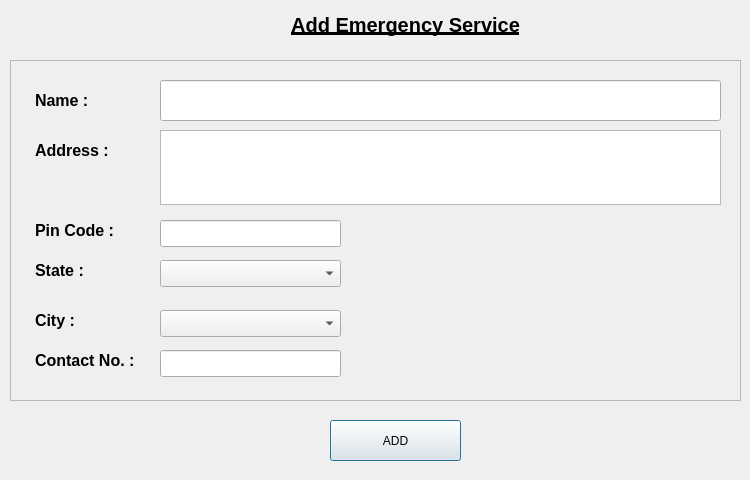
<?xml version="1.0" encoding="UTF-8"?>
<ui version="4.0">
 <class>addEmergencyService</class>
 <widget class="QDialog" name="addEmergencyService">
  <property name="geometry">
   <rect>
    <x>0</x>
    <y>0</y>
    <width>750</width>
    <height>480</height>
   </rect>
  </property>
  <property name="windowTitle">
   <string/>
  </property>
  <widget class="QLabel" name="title">
   <property name="geometry">
    <rect>
     <x>220</x>
     <y>0</y>
     <width>371</width>
     <height>51</height>
    </rect>
   </property>
   <property name="text">
    <string>&lt;html&gt;&lt;head/&gt;&lt;body&gt;&lt;p align=&quot;center&quot;&gt;&lt;span style=&quot; font-size:15pt; font-weight:600; text-decoration: underline;&quot;&gt;Add Emergency Service&lt;/span&gt;&lt;/p&gt;&lt;/body&gt;&lt;/html&gt;</string>
   </property>
  </widget>
  <widget class="QPushButton" name="addButton">
   <property name="geometry">
    <rect>
     <x>330</x>
     <y>420</y>
     <width>131</width>
     <height>41</height>
    </rect>
   </property>
   <property name="text">
    <string>ADD</string>
   </property>
  </widget>
  <widget class="QFrame" name="frame">
   <property name="geometry">
    <rect>
     <x>10</x>
     <y>60</y>
     <width>731</width>
     <height>341</height>
    </rect>
   </property>
   <property name="styleSheet">
    <string notr="true"/>
   </property>
   <property name="frameShape">
    <enum>QFrame::StyledPanel</enum>
   </property>
   <property name="frameShadow">
    <enum>QFrame::Raised</enum>
   </property>
   <widget class="QLabel" name="nameLabel">
    <property name="geometry">
     <rect>
      <x>25</x>
      <y>20</y>
      <width>71</width>
      <height>41</height>
     </rect>
    </property>
    <property name="text">
     <string>&lt;html&gt;&lt;head/&gt;&lt;body&gt;&lt;p&gt;&lt;span style=&quot; font-size:12pt; font-weight:600;&quot;&gt;Name :&lt;/span&gt;&lt;/p&gt;&lt;/body&gt;&lt;/html&gt;</string>
    </property>
   </widget>
   <widget class="QLineEdit" name="name">
    <property name="geometry">
     <rect>
      <x>150</x>
      <y>20</y>
      <width>561</width>
      <height>41</height>
     </rect>
    </property>
   </widget>
   <widget class="QLabel" name="addressLabel">
    <property name="geometry">
     <rect>
      <x>25</x>
      <y>70</y>
      <width>91</width>
      <height>41</height>
     </rect>
    </property>
    <property name="text">
     <string>&lt;html&gt;&lt;head/&gt;&lt;body&gt;&lt;p&gt;&lt;span style=&quot; font-size:12pt; font-weight:600;&quot;&gt;Address :&lt;/span&gt;&lt;/p&gt;&lt;/body&gt;&lt;/html&gt;</string>
    </property>
   </widget>
   <widget class="QLabel" name="contactLabel">
    <property name="geometry">
     <rect>
      <x>25</x>
      <y>280</y>
      <width>131</width>
      <height>41</height>
     </rect>
    </property>
    <property name="text">
     <string>&lt;html&gt;&lt;head/&gt;&lt;body&gt;&lt;p&gt;&lt;span style=&quot; font-size:12pt; font-weight:600;&quot;&gt;Contact No. :&lt;/span&gt;&lt;/p&gt;&lt;/body&gt;&lt;/html&gt;</string>
    </property>
   </widget>
   <widget class="QLabel" name="stateLabel">
    <property name="geometry">
     <rect>
      <x>25</x>
      <y>190</y>
      <width>61</width>
      <height>41</height>
     </rect>
    </property>
    <property name="text">
     <string>&lt;html&gt;&lt;head/&gt;&lt;body&gt;&lt;p&gt;&lt;span style=&quot; font-size:12pt; font-weight:600;&quot;&gt;State :&lt;/span&gt;&lt;/p&gt;&lt;/body&gt;&lt;/html&gt;</string>
    </property>
   </widget>
   <widget class="QLabel" name="pinCodeLabel">
    <property name="geometry">
     <rect>
      <x>25</x>
      <y>150</y>
      <width>91</width>
      <height>41</height>
     </rect>
    </property>
    <property name="text">
     <string>&lt;html&gt;&lt;head/&gt;&lt;body&gt;&lt;p&gt;&lt;span style=&quot; font-size:12pt; font-weight:600;&quot;&gt;Pin Code :&lt;/span&gt;&lt;/p&gt;&lt;/body&gt;&lt;/html&gt;</string>
    </property>
   </widget>
   <widget class="QLabel" name="cityLabel">
    <property name="geometry">
     <rect>
      <x>25</x>
      <y>240</y>
      <width>61</width>
      <height>41</height>
     </rect>
    </property>
    <property name="text">
     <string>&lt;html&gt;&lt;head/&gt;&lt;body&gt;&lt;p&gt;&lt;span style=&quot; font-size:12pt; font-weight:600;&quot;&gt;City :&lt;/span&gt;&lt;/p&gt;&lt;/body&gt;&lt;/html&gt;</string>
    </property>
   </widget>
   <widget class="QTextEdit" name="address">
    <property name="geometry">
     <rect>
      <x>150</x>
      <y>70</y>
      <width>561</width>
      <height>75</height>
     </rect>
    </property>
   </widget>
   <widget class="QLineEdit" name="pinCode">
    <property name="geometry">
     <rect>
      <x>150</x>
      <y>160</y>
      <width>181</width>
      <height>27</height>
     </rect>
    </property>
   </widget>
   <widget class="QLineEdit" name="contact">
    <property name="geometry">
     <rect>
      <x>150</x>
      <y>290</y>
      <width>181</width>
      <height>27</height>
     </rect>
    </property>
    <property name="inputMethodHints">
     <set>Qt::ImhNone</set>
    </property>
   </widget>
   <widget class="QComboBox" name="state">
    <property name="geometry">
     <rect>
      <x>150</x>
      <y>200</y>
      <width>181</width>
      <height>27</height>
     </rect>
    </property>
   </widget>
   <widget class="QComboBox" name="city">
    <property name="geometry">
     <rect>
      <x>150</x>
      <y>250</y>
      <width>181</width>
      <height>27</height>
     </rect>
    </property>
   </widget>
  </widget>
 </widget>
 <resources/>
 <connections/>
</ui>
